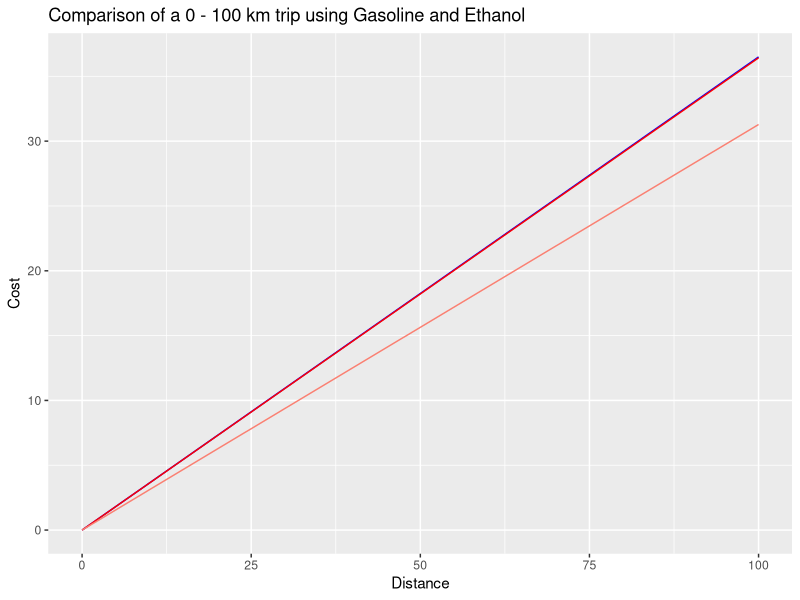

R code for this plot:
## ---- chunk 1
knitr::opts_chunk$set(echo = FALSE)
## ---- chunk 2
summary(cars)
## ---- chunk 3
dist <- seq(0,100,10)
costg <- dist/10*3.65
costet7 <- dist/7*2.55
costet6 <- dist/7*2.19
library(ggplot2)
ggplot()+
        geom_line(aes(x = dist, y = costg), colour = "blue")+
        geom_line(aes(x = dist, y = costet7), colour = "red")+
        geom_line(aes(x = dist, y = costet6), colour = "salmon")+
        xlab("Distance")+
        ylab("Cost")+
        ggtitle("Comparison of a 0 - 100 km trip using Gasoline and Ethanol")
